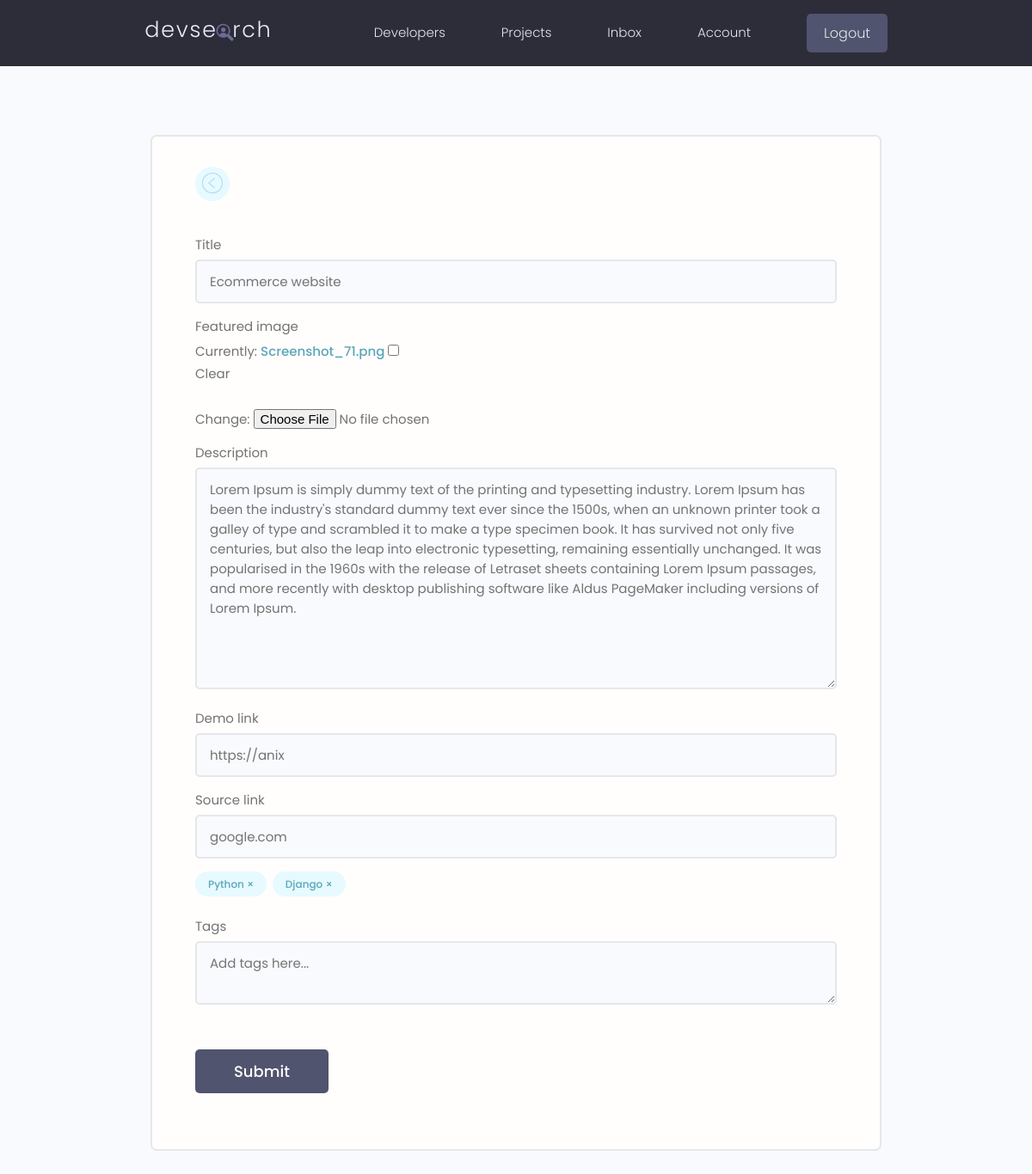
The app's page /projects/update-project/cafba34c-40e2-4cfe-b05c-3421acb3c107/ (signed in), older data.
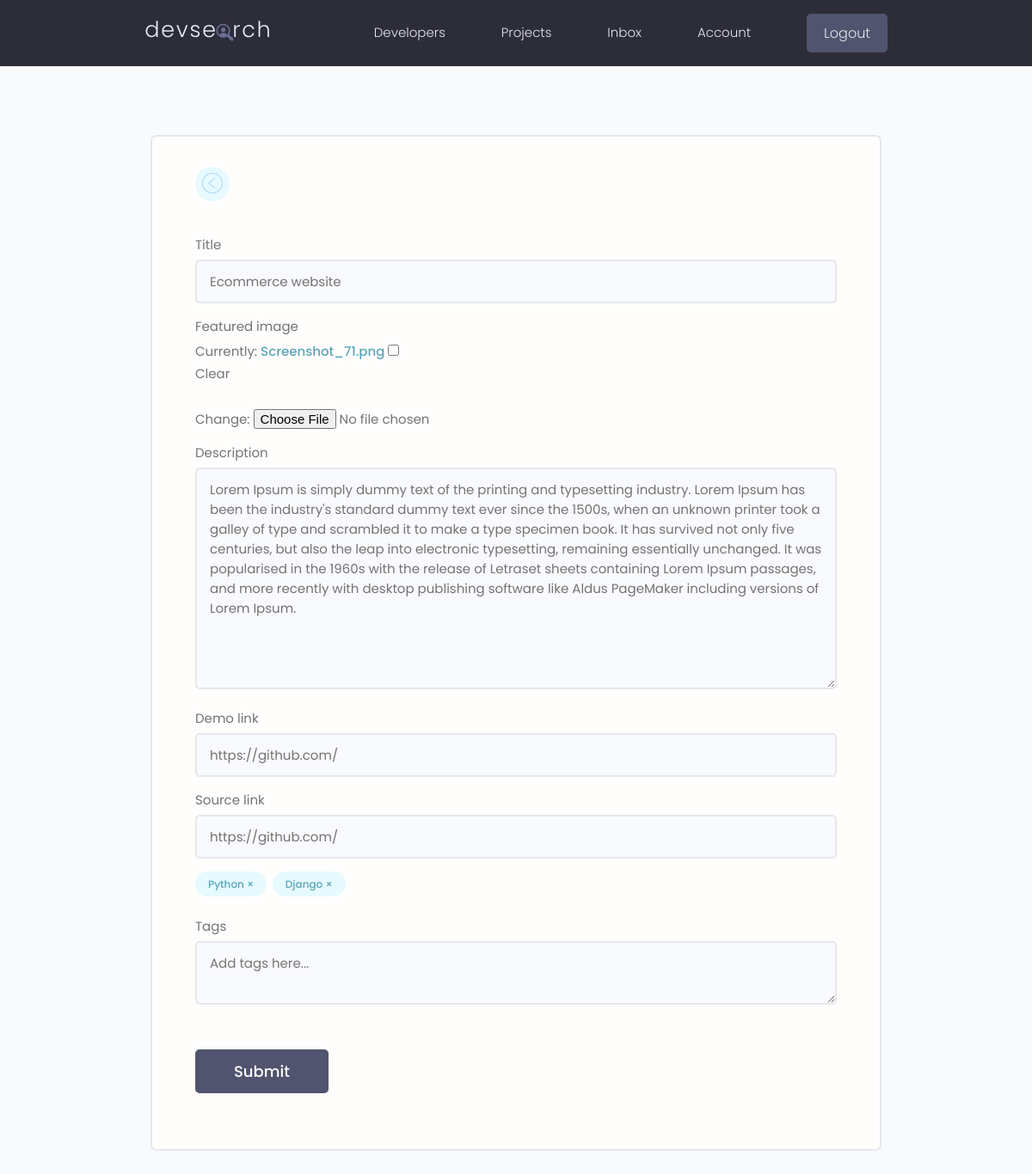
The same page, newer data.
### projects/models.py (models this page shows, shortened)
class Project(models.Model):
    owner=models.ForeignKey(Profile,null=True,blank=True,on_delete=models.CASCADE)
    title=models.CharField(max_length=200)
    description=models.TextField(null=True,blank=True)
    featured_image=models.ImageField(null=True,blank=True,default="default.jpg")
    demo_link=models.CharField(max_length=2000,null=True,blank=True)
    source_link=models.CharField(max_length=2000,null=True,blank=True)
    tags=models.ManyToManyField('Tag',blank=True)
    vote_total=models.IntegerField(default=0,null=True,blank=True)
    vote_ratio=models.IntegerField(default=0,null=True,blank=True)
    created_at=models.DateTimeField(auto_now_add=True)
    id=models.UUIDField(default=uuid.uuid4,unique=True,primary_key=True,editable=False)    # django has default id generation for each instance created in a model, here we are overriding the id
    class Meta:
        ordering=['-vote_ratio','-vote_total','title']

### projects/views.py (the view, shortened to what this page needs)
# urls.py: path('update-project/<str:pk>/',views.updateProject,name="update-project"),
@login_required(login_url="login")
def updateProject(request,pk):
    profile=request.user.profile
    project=profile.project_set.get(id=pk)  # only the owner can update
    form=ProjectForm(instance=project)
    context={'form':form,'project':project}
    return render(request,"projects/project_form.html",context)

### projects/forms.py
class ProjectForm(ModelForm):
    class Meta:
        model=Project
        fields = ['title','featured_image','description','demo_link','source_link']
        widgets={
            'tags':forms.CheckboxSelectMultiple(),
        }
    def __init__(self, *args, **kwargs):
        super(ProjectForm,self).__init__( *args, **kwargs)
        for name, field in self.fields.items():
            field.widget.attrs.update({'class':'input'})

### projects/templates/projects/project_form.html (shortened to what this page needs)
{% extends 'main.html' %}
{% block content %}
<main class="formPage my-xl">
  <div class="content-box">
      <div class="formWrapper">
          <a class="backButton" href="{% url 'account' %}"></a>
          <br>
          <form class="form" method="POST"  enctype="multipart/form-data">
              {% for field in form %}
              <div class="form__field">
                  <label for="formInput#text">{{field.label}} </label>
                 {{field}}
              </div>
              {% endfor %}
              <div class="form__field">
                {% for tag in project.tags.all %}
                  <div class="project-tag tag tag--pill tag--main" data-tag="{{tag.id}}" data-project="{{project.id}}">{{tag.name}} &#215;</div>
                {%  endfor %}
              </div>
              <div class="form__field">
                <label for="formInput#text">Tags</label>
                <textarea class ="input" name="newtags" placeholder="Add tags here..."></textarea>
              </div>
              <input class="btn btn--sub btn--lg  my-md" type="submit" value="Submit" />
          </form>
      </div>
  </div>
</main>
{% endblock %}

Row changes from the older to the newer data that the page shows:
changed Project "Ecommerce website": demo_link "https://anix" → "https://github.com/"; source_link "google.com" → "https://github.com/"
